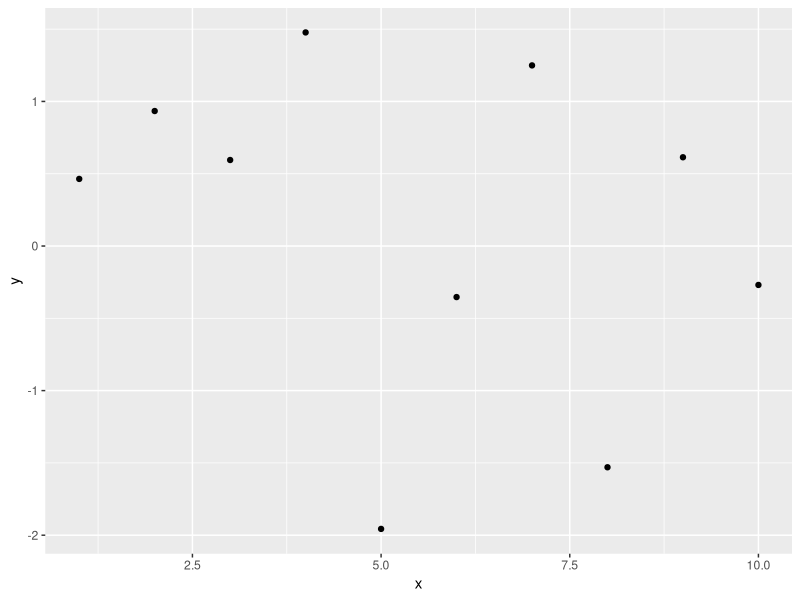

Source code (R):
## ---- chunk 1
library(ggplot2)
df = data.frame(y = rnorm(n = 10),x = 1:10)
ggplot(df) +
  geom_point(aes(x = x, y =y))
## ---- chunk 2
knitr::kable(
  head(iris, 20), caption = 'Here is a nice table!',
  booktabs = TRUE
)
